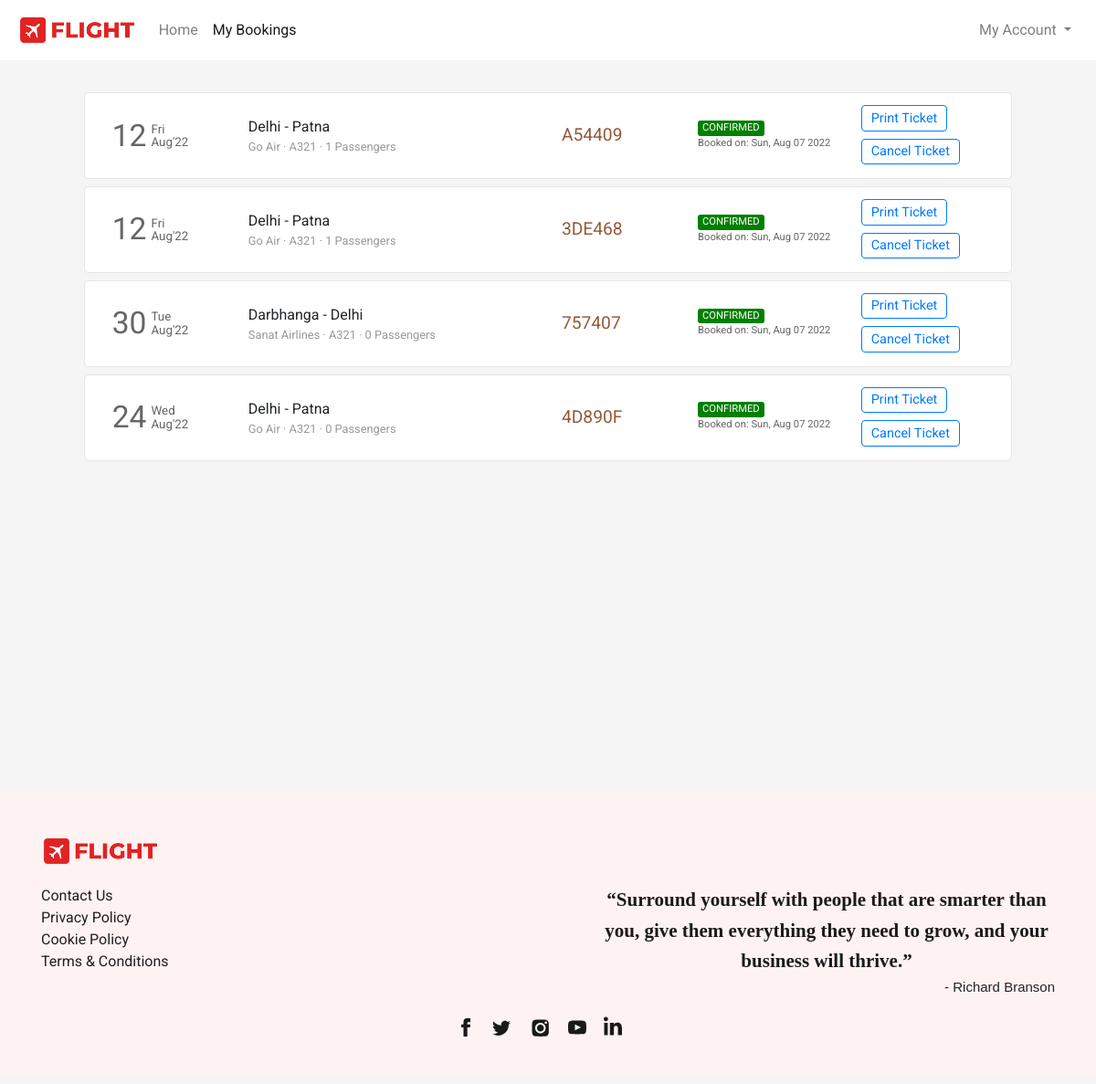
Page /flight/bookings (signed in) on the committed database.
### flight/models.py (models this page shows, shortened)
class Ticket(models.Model):
    user = models.ForeignKey(User,on_delete=models.CASCADE,related_name="bookings", blank=True, null=True)
    ref_no = models.CharField(max_length=6, unique=True)
    passengers = models.ManyToManyField(Passenger, related_name="flight_tickets")
    flight = models.ForeignKey(Flight, on_delete=models.CASCADE, related_name="tickets", blank=True, null=True)
    flight_ddate = models.DateField(blank=True, null=True)
    flight_adate = models.DateField(blank=True, null=True)
    flight_fare = models.FloatField(blank=True,null=True)
    other_charges = models.FloatField(blank=True,null=True)
    coupon_used = models.CharField(max_length=15,blank=True)
    coupon_discount = models.FloatField(default=0.0)
    total_fare = models.FloatField(blank=True, null=True)
    seat_class = models.CharField(max_length=20, choices=SEAT_CLASS)
    booking_date = models.DateTimeField(default=datetime.now)
    mobile = models.CharField(max_length=20,blank=True)
    email = models.EmailField(max_length=45, blank=True)
    status = models.CharField(max_length=45, choices=TICKET_STATUS)

class Flight(models.Model):
    origin = models.ForeignKey(Place, on_delete=models.CASCADE, related_name="departures")
    destination = models.ForeignKey(Place, on_delete=models.CASCADE, related_name="arrivals")
    depart_time = models.TimeField(auto_now=False, auto_now_add=False)
    depart_day = models.ManyToManyField(Week, related_name="flights_of_the_day")
    duration = models.DurationField(null=True)
    arrival_time = models.TimeField(auto_now=False, auto_now_add=False)
    plane = models.CharField(max_length=24)
    airline = models.CharField(max_length=64)
    economy_fare = models.FloatField(null=True)
    business_fare = models.FloatField(null=True)
    first_fare = models.FloatField(null=True)

class Place(models.Model):
    city = models.CharField(max_length=64)
    airport = models.CharField(max_length=64)
    code = models.CharField(max_length=3)
    country = models.CharField(max_length=64)

### flight/views.py (the view)
# urls.py: path('flight/bookings', views.bookings, name="bookings"),
def bookings(request):
    if request.user.is_authenticated:
        tickets = Ticket.objects.filter(user=request.user).order_by('-booking_date')
        return render(request, 'flight/bookings.html', {
            'page': 'bookings',
            'tickets': tickets
        })
    else:
        return HttpResponseRedirect(reverse('login'))

### flight/templates/flight/bookings.html (shortened to what this page needs)
{% extends 'flight/layout.html' %}
{% load static %}
{% block head %}
    <link rel="stylesheet" href="{% static 'css/bookings_style.css' %}">
{% endblock head %}
{% block body %}
    <section class="section section1">
        <div class="container">
            {% for ticket in tickets %}
                <div class="row each-booking-div" id="{{ticket.ref_no}}">
                    <div class="col-2" style="display: flex;">
                        <div style="display: flex; color: #666666; margin-top: auto;">
                            <div>
                                <span style="font-size: 2.1em;">{{ticket.flight_ddate | date:"d"}}</span>
                            </div>
                            <div style="font-size: smaller; display: flex; margin: auto 0; padding-left: 5px; line-height: 1em;">
                                <div style="margin: auto;">
                                    <div style="margin-bottom: 1px;">{{ticket.flight_ddate | date:"D"}}</div>
                                    <div style="margin-top: 1px;">{{ticket.flight_ddate | date:"M'y"}}</div>
                                </div>
                            </div>
                        </div>
                    </div>
                    <div class="col-4 middle-div">
                        <div style="width:100%">
                            <div class="row places-div" style=" display: flex;">
                                <div style="max-width: 45%;">{{ticket.flight.origin.city}}</div>
                                <div>&nbsp;-&nbsp;</div>
                                <div style="max-width: 45%;">{{ticket.flight.destination.city}}</div>
                            </div>
                            <div class="row places-div" style="font-size: .8em; color: #999999; ">
                                <div style="max-width: 100%;">{{ticket.flight.airline}} &middot; {{ticket.flight.plane}} &middot; {{ticket.passengers.count}} Passengers</div>
                            </div>
                        </div>
                    </div>
                    <div class="col-2 middle-div">
                        <div style="font-size: 1.2em; color: #945937;">{{ticket.ref_no}}</div>
                    </div>
                    <div class="col-2 middle-div">
                        <div>
                            <div class="row status-div">
                                {% if ticket.status == 'CONFIRMED' %}
                                    <div class="green">{{ticket.status}}</div>
                                {% endif %}
                            </div>
                            <div class="row booking-date-div" style="font-size: .7em; color: #666;">
                                {% if ticket.status == 'CONFIRMED' %}
                                    Booked on: {{ticket.booking_date | date:"D, M d Y"}}
                                {% endif %}
                            </div>
                        </div>
                    </div>
                    <div class="col-2 last-div">
                        <div>
                            <div class="ticket-action-div">
                                {% if ticket.status == 'CONFIRMED' %}
                                    <form action="{% url 'getticket' %}" method="get" target="_blank">
                                        <button type="submit" class="btn btn-outline-primary btnp">Print Ticket</button>
                                    </form>
                                    <button class="btn btn-outline-primary btnp"  data-ref="{{ticket.ref_no}}" onclick="popup(this)">Cancel Ticket</button>
                                {% endif %}
                            </div>
                        </div>
                    </div>
                </div>
            {% endfor %}
        </div>
    </section>
{% endblock %}

### flight/templates/flight/layout.html (shortened to what this page needs)
{% load static %}
<!DOCTYPE html>
<html lang="en">
<head>
  <link rel="stylesheet" href="https://stackpath.bootstrapcdn.com/bootstrap/4.4.1/css/bootstrap.min.css">
  <link rel="stylesheet" href="https://use.typekit.net/cav5lva.css">
  <link rel="stylesheet" href="{% static 'css/layout_style.css' %}">
  {% block head %}
  {% endblock %}
</head>
<body>
  <div class="container-fluid">
    <nav class="navbar navbar-expand-lg navbar-light">
      <a class="navbar-brand" href="{% url 'index' %}">
          <img src="{% static 'img/icon_logo.png' %}" height="34" alt="">
      </a>
      <div class="collapse navbar-collapse" id="navbarSupportedContent">
        <ul class="navbar-nav mr-auto">
          <li class="nav-item {% if not page %}active{% endif %}">
            <a class="nav-link" href="{% url 'index' %}">Home</a>
          </li>
          <li class="nav-item {% if page == 'bookings' %}active{% endif %}">
            <a class="nav-link" href="{% url 'bookings' %}">My Bookings</a>
          </li>
        </ul>
        <ul class="navbar-nav">
          {% if not user.is_authenticated %}
            <li class="nav-item">
              <button class="btn btn-outline-danger" style="border-radius: 25rem;" onclick="window.location.href = '/login';">
                <svg width="1.1em" height="1.1em" viewBox="0 1.5 16 16" class="bi bi-person-fill" fill="currentColor" xmlns="http://www.w3.org/2000/svg">
                  <path fill-rule="evenodd" d="M3 14s-1 0-1-1 1-4 6-4 6 3 6 4-1 1-1 1H3zm5-6a3 3 0 1 0 0-6 3 3 0 0 0 0 6z"/>
                </svg>
                Login
              </button>
            </li>
          {% else %}
            <li class="nav-item dropdown my-account">
              <a class="nav-link dropdown-toggle" href="#" id="navbarDropdown" role="button" data-toggle="dropdown" aria-haspopup="true" aria-expanded="false">
                My Account
              </a>
            </li>
          {% endif %}
        </ul>
      </div>
    </nav>
    <main>
      {% block body %}{% endblock %}
    </main>
    <footer>
      <div class="container">
        <div>
          <div class="logo-container">
            <img src="{% static 'img/icon_logo.png' %}">
          </div>
          <div class="footer-content">
            <div class="links-container">
              <div>
                <ul class="link-list">
                  <li class="list-item"><a class="footer-links" href="#">Contact Us</a></li>
                  <li class="list-item"><a class="footer-links" href="#">Privacy Policy</a></li>
                  <li class="list-item"><a class="footer-links" href="#">Cookie Policy</a></li>
                  <li class="list-item"><a class="footer-links" href="#">Terms &amp; Conditions</a></li>
                </ul>
              </div>
            </div>
            <div class="quote-container">
              <div class="quote">“Surround yourself with people that are smarter than you, give them everything they need to grow, and your business will thrive.”</div>
              <div class="quote-by">- Richard Branson</div>
            </div>
          </div>
          <div class="social-links">
            <div class="social-icons">
              <a href="#" class="social-icon">
              </a>
              <a href="#" class="social-icon">
              </a>
              <a href="#" class="social-icon">
              </a>
              <a href="#" class="social-icon">
              </a>
              <a href="#" class="social-icon">
              </a>
            </div>
          </div>
        </div>
      </div>
    </footer>
  </div>
</body>
</html>

### flight/static/css/layout_style.css (style rules this page uses)
body { margin: 0px; padding: 0px; font-family: "Rubik", sans-serif; font-weight: normal; font-style: normal; min-width: 250px; }
.container-fluid { padding-left: 0px; padding-right: 0px; }
.navbar { padding: .7rem 1.2rem; background-color: #fff; transition-duration: .2s; }
.section { background-size: cover; background-position: center; background-repeat: no-repeat; padding: 30px 50px; min-height: 100vh; }
footer { background-color: rgb(255,242,242); margin-top: 0px; padding-top: 1px; }
footer .container > div { font-family: Barlow, sans-serif; margin: 48px 0px 10px; flex-shrink: 0; max-width: 100%; overflow: hidden; }
.footer-content { padding-top: 20px; display: flex; -webkit-box-pack: justify; justify-content: space-between; }
.links-container { text-align: left; flex-direction: row; display: flex; }
.quote-container { text-align: right; }
.logo-container img { width: 130px; }
.links-container > div { flex: 1 0 0px; }
.links-container > div ul { padding-inline-start: 0px; margin-block-start: 0px; margin-block-end: 0px; list-style-type: none; margin-right: 50px; }
.footer-links { white-space: nowrap; color: rgb(31, 31, 31); text-decoration: underline solid rgb(255, 255, 255); transition: all 0.1s ease 0s; }
.quote-container .quote { font-family: utopia-std, serif; text-align: center; color: rgb(26, 26, 26); max-width: 500px; margin: auto; font-size: 21px; font-weight: 600; line-height: 1.6; }
.quote-container .quote-by { font-family: sans-serif; font-size: 15px; }
.social-icons { list-style-type: none; display: flex; margin: 0px auto; padding: 20px 0px; width: 100%; max-width: 200px; justify-content: space-evenly; }
.social-icons a { height: 44px; width: 44px; }

### flight/static/css/bookings_style.css (style rules this page uses)
* { font-family: 'Roboto', sans-serif; }
body { background-color: #f5f5f5; word-wrap: break-word; }
.container { cursor: pointer; }
.each-booking-div { width: 95%; margin: 5px auto 8px auto; transition-duration: .4s; padding: 10px 15px; background-color: #fff; border: 1px solid #e6e6e6; border-radius: 5px; }
.btnp { padding: .15rem .6rem; font-size: .9em; margin-top: 3px; margin-bottom: 5px; }
.each-booking-div > div { display: flex; overflow: auto; }
.each-booking-div > div > div { margin-top: auto; margin-bottom: auto; }
.green, .red, .orange { border-radius: 3px; color: white; padding-left: 5px; padding-right: 5px; font-size: .7em; }
.green { background-color: green; }

### rows in the picture
Ticket: flight_ddate "12", flight_ddate "Fri", flight_ddate "Aug'22", flight.origin.city "Delhi", flight.destination.city "Patna", flight.airline "Go Air", flight.plane "A321", passengers.count "1", ref_no "A54409", status "CONFIRMED", booking_date "Sun, Aug 07 2022"
Ticket: flight_ddate "12", flight_ddate "Fri", flight_ddate "Aug'22", flight.origin.city "Delhi", flight.destination.city "Patna", flight.airline "Go Air", flight.plane "A321", passengers.count "1", ref_no "3DE468", status "CONFIRMED", booking_date "Sun, Aug 07 2022"
Ticket: flight_ddate "30", flight_ddate "Tue", flight_ddate "Aug'22", flight.origin.city "Darbhanga", flight.destination.city "Delhi", flight.airline "Sanat Airlines", flight.plane "A321", passengers.count "0", ref_no "757407", status "CONFIRMED", booking_date "Sun, Aug 07 2022"
Ticket: flight_ddate "24", flight_ddate "Wed", flight_ddate "Aug'22", flight.origin.city "Delhi", flight.destination.city "Patna", flight.airline "Go Air", flight.plane "A321", passengers.count "0", ref_no "4D890F", status "CONFIRMED", booking_date "Sun, Aug 07 2022"
